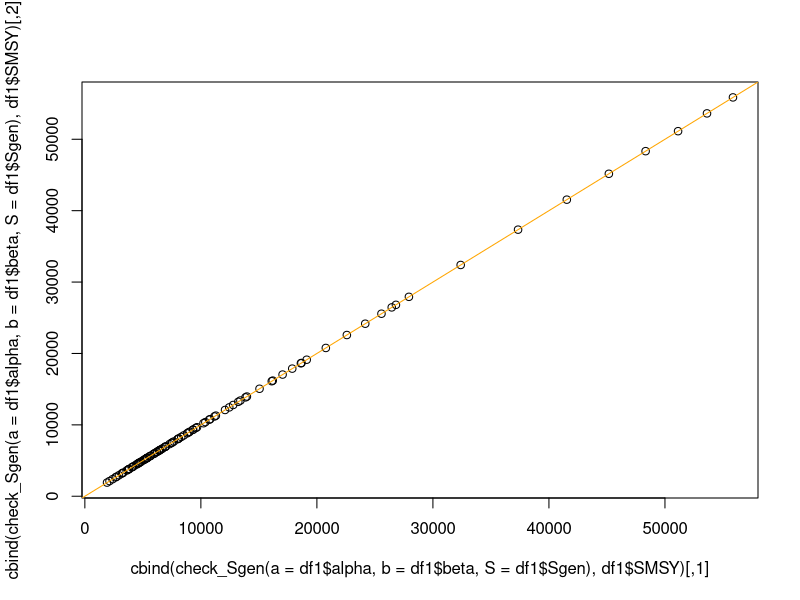
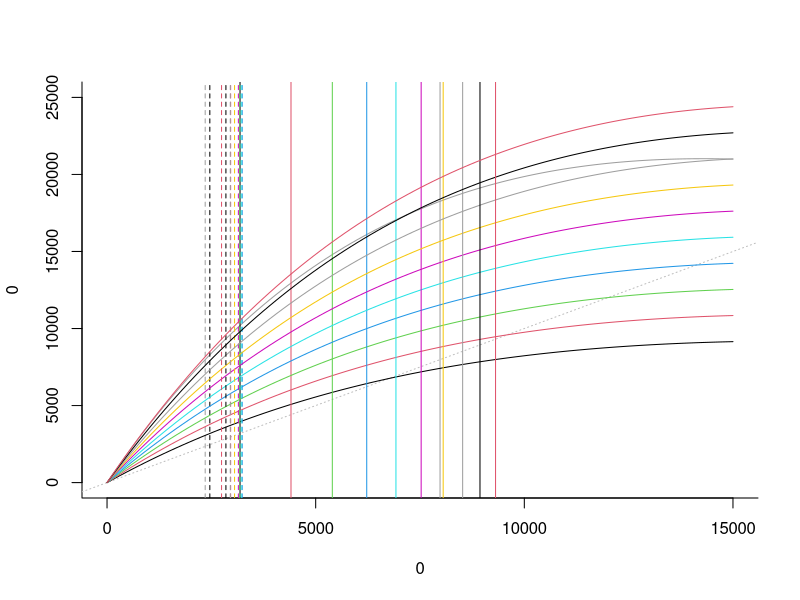
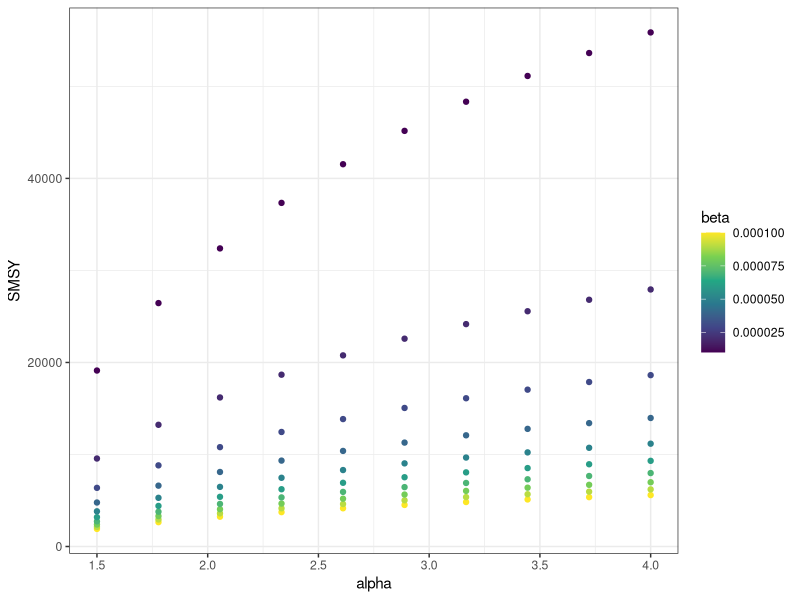
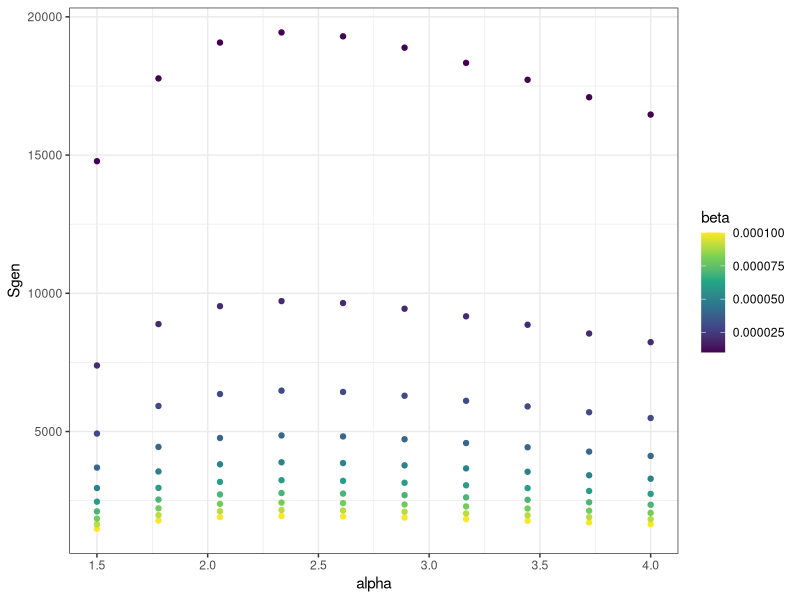
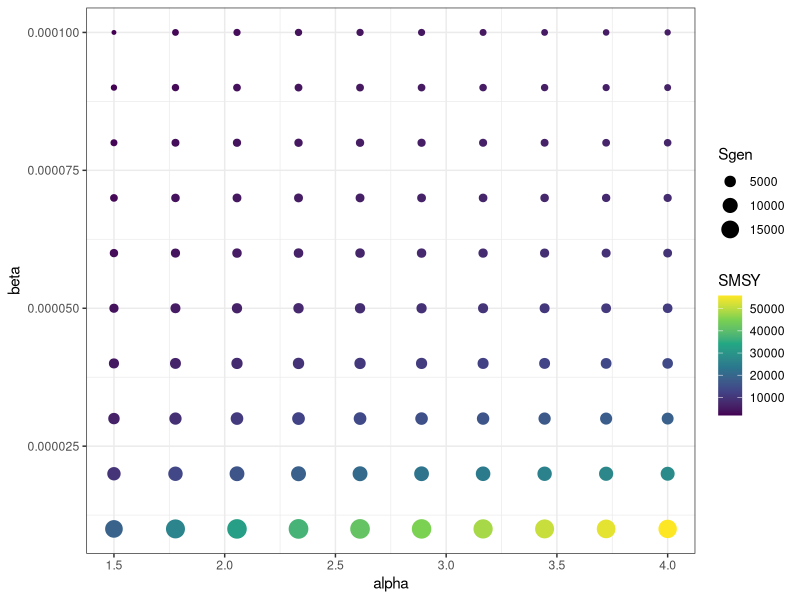
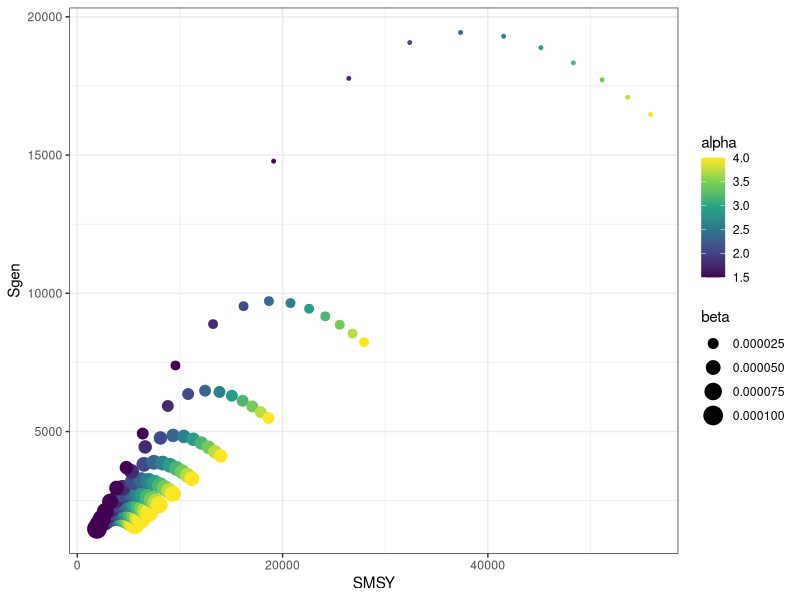

Write R code to recreate these figures, in order.
# Compare ricker curves and SMSY values

library(ggplot2)
library(purrr)
options(scipen = 10, digits=9)

# Make series of alpha and beta values
#alphas <- 2:4
alphas <- seq(1.5,4, length.out=10)
#betas <- 1/(c(10000,20000,30000))
betas <- seq(1/10000,1/100000,length.out=10)
# make into a data frame
df <- expand.grid(alphas, betas)
names(df) <- c("alpha", "beta")
# generate SMSY based on alpha and beta
#df$SMSY = log(df$alpha)*(0.5-0.07*log(df$alpha))/df$beta # Hilborn and Walters equation to estimate SMSY

# function to get SMSY and Sgen from alpha and beta
get_SMSY_Sgen <- function(a, b, int_lower, int_upper) {
  SMSY <- log(a)*(0.5-0.07*log(a))/b # Hilborn and Walters equation to estimate SMSY
  fun_Sgen <- function(Sgen, a, b, SMSY) {Sgen* a * exp( - b*Sgen) - SMSY}
  Sgen <- uniroot(fun_Sgen, interval=c(int_lower, int_upper), a=a, b=b, SMSY=SMSY)$root
  est  <- data.frame(SMSY, Sgen)
  est
}
# get SMSY and Sgen in new data frame
ndf <- pmap_dfr(list(df$alpha, df$beta, 0, 1/df$beta*2), get_SMSY_Sgen)
# bind SMSY and Sgen to alpha and beta
df1 <- cbind(df, ndf)
# function to check whether Sgen is correct. Should be the spawner number 
#   that gives recruits=SMSY in one generation, no fishing
check_Sgen <- function(a,b,S) {
  a*S*exp(-b*S)
}
# yes, correctly gets to SMSY
plot(cbind(check_Sgen(a=df1$alpha, b=df1$beta, S=df1$Sgen), df1$SMSY))
abline(a=0,b=1, col="orange")

# Plot ricker curves with Sgen and SMSY
plot(type="n", bty="l", x=0, y=0, xlim=c(0,15000), ylim=c(0,25000)) 
abline(a=0, b=1, lty=3, col="gray")
#for(i in sample(1:nrow(df), size=5, replace=FALSE)) {
for(i in 40:50) {
  curve(df1$alpha[i]*x * exp(-df1$beta[i]*x), add=TRUE, col=i)
  abline(v=df1$Sgen[i], col=i, lty=2)
  abline(v=df1$SMSY[i], col=i)
#  text(x=1000+i*10000,y=30000, col=i, label=df$beta[i])
}

# Plot how SMSY and Sgen change with alpha and beta
if(!dir.exists("figures"))
dir.create("figures")

# SMSY
png("figures/fig_SMSY~alpha.png", width=8,height=6, units="in", res=300)
ggplot(df1, aes(x=alpha, y=SMSY, colour=beta)) +
  geom_point() +
  scale_colour_viridis_c() +
  theme_bw()
dev.off()

# Sgen
png("figures/fig_Sgen~alpha.png", width=8,height=6, units="in", res=300)
ggplot(df1, aes(x=alpha, y=Sgen, colour=beta)) +
  geom_point()+
  scale_colour_viridis_c() +
  theme_bw()
dev.off()

# Both are very sensitive to beta. SMSY is more sensitive to alpha. Sgen not very sensitive to alpha.

# All, alpha and beta axes
png("figures/fig_beta~alpha.png", width=8,height=6, units="in", res=300)
ggplot(df1, aes(x=alpha, y=beta, color=SMSY, size=Sgen)) +
  geom_point()+
  scale_colour_viridis_c() +
  theme_bw()
dev.off()

# All, Sgen and SMSY axes
png("figures/fig_Sgen~SMSY.png", width=8,height=6, units="in", res=300)
ggplot(df1, aes(x=SMSY, y=Sgen, color=alpha, size=beta)) +
  geom_point()+
  scale_colour_viridis_c() +
  theme_bw()
dev.off()

# SMSY and Sgen very sensitive to beta, alpha is secondary. 
# For given value of beta, Sgen is highest at intermediate alpha. 

